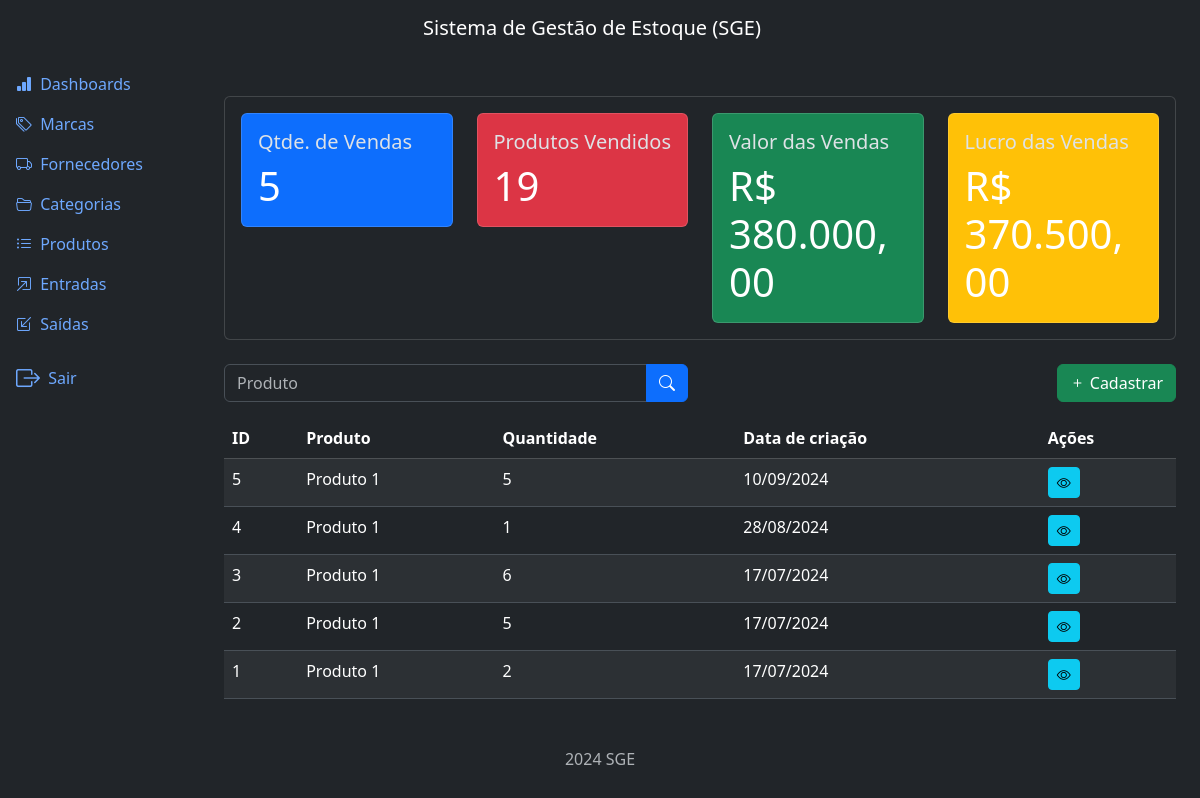
/outflows/list/ (signed in), run on the app's committed database.
### outflows/models.py (models this page shows, shortened)
class Outflow(models.Model):
    product = models.ForeignKey(
        Product, on_delete=models.PROTECT, related_name='outflows')
    quantity = models.IntegerField()
    description = models.TextField(null=True, blank=True)
    created_at = models.DateTimeField(auto_now_add=True)
    updated_at = models.DateTimeField(auto_now=True)
    class Meta:
        ordering = ['-created_at']

### products/models.py (models this page shows)
class Product(models.Model):
    title = models.CharField(max_length=500)
    category = models.ForeignKey(
        Category, on_delete=models.PROTECT, related_name='products')
    brand = models.ForeignKey(
        Brand, on_delete=models.PROTECT, related_name='products')
    description = models.TextField(null=True, blank=True)
    serie_number = models.CharField(max_length=200, null=True, blank=True)
    cost_price = models.DecimalField(max_digits=20, decimal_places=2)
    selling_price = models.DecimalField(max_digits=20, decimal_places=2)
    quantity = models.IntegerField(default=0)
    created_at = models.DateTimeField(auto_now_add=True)
    updated_at = models.DateTimeField(auto_now=True)
    class Meta:
        ordering = ['title']
    def __str__(self):
        return self.title

### outflows/views.py (the view)
# urls.py: path('list/', views.OutflowListView.as_view(), name='list'),
class OutflowListView(LoginRequiredMixin, PermissionRequiredMixin, ListView):
    model = Outflow
    template_name = 'outflow_list.html'
    context_object_name = 'outflows'
    paginate_by = 5
    permission_required = 'outflows.view_outflow'
    def get_queryset(self):
        qs = super().get_queryset()
        product = self.request.GET.get('product')
        if product:
            qs = qs.filter(product__title__icontains=product)
        return qs
    def get_context_data(self, **kwargs):
        context = super().get_context_data(**kwargs)
        context['sales_metrics'] = get_sales_metrics()
        return context

### project/metrics.py (called while the page is built)
def get_sales_metrics():
    total_sales = Outflow.objects.count()
    total_products_sold = Outflow.objects.aggregate(
        total_products_sold=Sum('quantity')
    )['total_products_sold'] or 0
    total_sales_value = sum(
        outflow.quantity * outflow.product.selling_price for outflow in Outflow.objects.all())  # noqa
    total_sales_cost = sum(
        outflow.quantity * outflow.product.cost_price for outflow in Outflow.objects.all())  # noqa
    total_sales_profit = total_sales_value - total_sales_cost
    return dict(
        total_sales=total_sales,
        total_products_sold=total_products_sold,
        total_sales_value=number_format(
            total_sales_value, decimal_pos=2, force_grouping=True),
        total_sales_profit=number_format(
            total_sales_profit, decimal_pos=2, force_grouping=True)
    )

### outflows/templates/outflow_list.html (shortened to what this page needs)
{% extends "base.html" %}
{% block content %}
  {% include "components/sales_metrics.html" %}
  <div class="row mb-3">
    <div class="col-md-6">
      <form method="GET" action="{% url "outflow:list" %}">
        <div class="input-group">
          <input type="text" class="form-control" name="product" placeholder="Produto" value="{{request.GET.product}}">
          <button type="submit" class="btn btn-primary">
            <i class="bi bi-search"></i>
          </button>
        </div>
      </form>
    </div>
    <div class="col-md-6">
      <a href="{% url "outflow:create" %}" class="btn btn-success float-end" >
        <i class="bi bi-plus"></i>
        Cadastrar
      </a>
    </div>
  </div>
  <div class="table-responsive">
    <table class="table table-striped table-border">
      <thead class="table-dark">
        <tr>
          <th>ID</th>
          <th>Produto</th>
          <th>Quantidade</th>
          <th>Data de criação</th>
          <th>Ações</th>
        </tr>
      </thead>
      <tbody>
        {% for outflow in outflows %}
          <tr>
            <td>{{ outflow.id }}</td>
            <td>{{ outflow.product }}</td>
            <td>{{ outflow.quantity }}</td>
            <td>{{ outflow.created_at|date:"d/m/Y" }}</td>
            <td>
              <a href="{% url "outflow:detail" outflow.id %}" class="btn btn-info btn-sm"><i class="bi bi-eye"></i></a>
            </td>
          </tr>
        {% endfor %}
      </tbody>
    </table>
  </div>
{% endblock content %}

### data on the page
Outflow: id "5", product "Produto 1", quantity "5", created_at "10/09/2024"
Outflow: id "4", product "Produto 1", quantity "1", created_at "28/08/2024"
Outflow: id "3", product "Produto 1", quantity "6", created_at "17/07/2024"
Outflow: id "2", product "Produto 1", quantity "5", created_at "17/07/2024"
Outflow: id "1", product "Produto 1", quantity "2", created_at "17/07/2024"

### other printed values
{{ sales_metrics.total_sales }} "5"
{{ sales_metrics.total_products_sold }} "19"
{{ sales_metrics.total_sales_value }} "380.000,00"
{{ sales_metrics.total_sales_profit }} "370.500,00"
